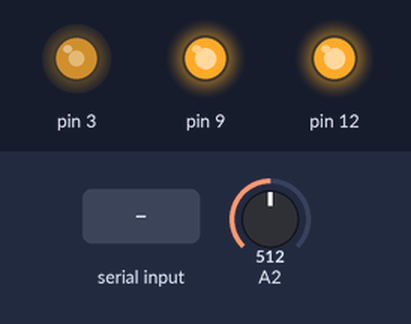
This sketch was run on a simulated Arduino Uno, built with avr-gcc and run on an emulated ATmega328P. On the bench: output pins drawn as LEDs (lit = HIGH). The inputs (shaded band) are chosen by the test bench; at power-on: A2 = 512.

Above: at 1.2 s.
1.3 s: "0;" received over Serial
At 2.4 s:
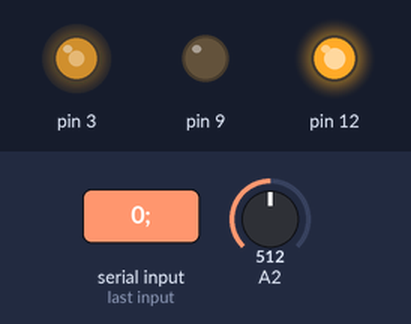
2.8 s: A2 set to 0
At 3.5 s:
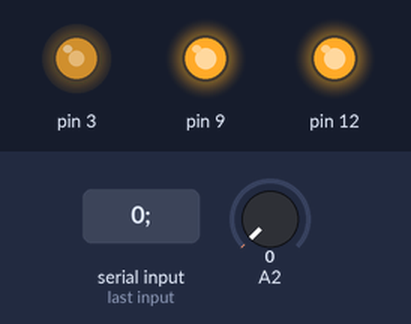
4.3 s: "1;" received over Serial
At 4.7 s:
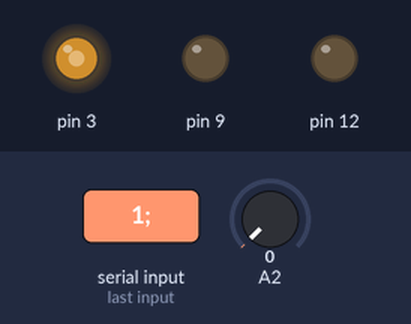
5.8 s: A2 set to 122
At 7.0 s:
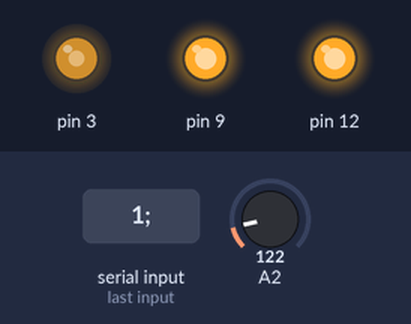
Timing chart, 0 to 8.3 s (numbered marks = the images above; inputs shaded):
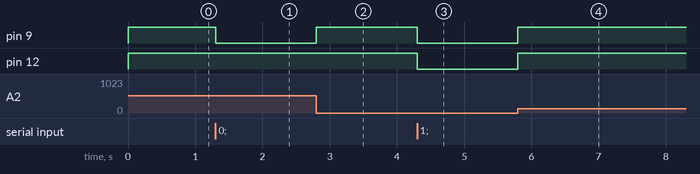

Measured:
- after the input at 1.3 s, pin 9: HIGH → LOW at once
- after the input at 2.8 s, pin 9: LOW → HIGH at once
- after the input at 4.3 s, pin 9, pin 12: HIGH → LOW at once
- after the input at 5.8 s, pin 9, pin 12: LOW → HIGH at once

The sketch:

Unity_test.ino
```cpp
#define SPEED 150

int slide;
int moving;
int flag;

void setup() {
  Serial.begin(9600);
  // モーターAの制御用ピン設定
  pinMode(12, OUTPUT); // 回転方向 (HIGH/LOW)
  pinMode(9, OUTPUT); // ブレーキ (HIGH/LOW)
  pinMode(3, OUTPUT); // PWMによるスピード制御 (0-255)

  digitalWrite(12, HIGH);
  digitalWrite(9, HIGH);
  analogWrite(3, SPEED);

  moving = 0;
  flag = 0;
}

void loop() {
  // put your main code here, to run repeatedly:
  //int vr = analogRead(A2); //A2にボリューム部の2ピンを接続。1=5V,0=GND

  if ( Serial.available() ) {
    /*
    char str = Serial.read();
    slide = (int)str - (int)'0';

    //int slide = Serial.read();

    slide = 1024 - slide * 8;
*/
    //key_move(str);

    String str = Serial.readStringUntil(';');
    slide = str.toInt();
    //Serial.println(num);

    slide_device();
  }
  /*
  if(vr > slide){
    // モーターA: 正転
    digitalWrite(12, HIGH);
    digitalWrite(9, LOW);
    while(vr > slide){
      analogWrite(3, SPEED);
      vr = analogRead(A2);
    }
    digitalWrite(12, HIGH);
    digitalWrite(9, HIGH);
  }else if(vr < slide){
    // モーターA: 逆転
    digitalWrite(12, LOW);
    digitalWrite(9, LOW);
   while(vr < slide){
      analogWrite(3, SPEED);
      vr = analogRead(A2);
    }
    digitalWrite(12, HIGH);
    digitalWrite(9, HIGH);
  }else{
    digitalWrite(12, HIGH);
    digitalWrite(9, HIGH);
  }
  analogWrite(3, SPEED);
  delay(10);
  */
}

void slide_device(){
  int vr = analogRead(A2); //A2にボリューム部の2ピンを接続。1=5V,0=GND

  if(vr > slide){
    // モーターA: 正転
    digitalWrite(12, HIGH);
    digitalWrite(9, LOW);
    while(vr > slide){
      analogWrite(3, SPEED);
      vr = analogRead(A2);
    }
    digitalWrite(12, HIGH);
    digitalWrite(9, HIGH);
  }else if(vr < slide){
    // モーターA: 逆転
    digitalWrite(12, LOW);
    digitalWrite(9, LOW);
   while(vr < slide){
      analogWrite(3, SPEED);
      vr = analogRead(A2);
    }
    digitalWrite(12, HIGH);
    digitalWrite(9, HIGH);
  }else{
    digitalWrite(12, HIGH);
    digitalWrite(9, HIGH);
  }
  analogWrite(3, SPEED);
  delay(10);
}

void key_move(char mode){
  int vr = analogRead(A2); //A2にボリューム部の2ピンを接続。1=5V,0=GND

  switch (mode) {
    case '0' :
      digitalWrite(12, HIGH);
      digitalWrite(9, LOW);
      while(vr > 0){
        analogWrite(3, SPEED);
        vr = analogRead(A2);
      }
      digitalWrite(12, HIGH);
      digitalWrite(9, HIGH);
      analogWrite(3, SPEED);
      break;
    case '1' :
      digitalWrite(12, LOW);
      digitalWrite(9, LOW);
      while(vr < 512){
        analogWrite(3, SPEED);
        vr = analogRead(A2);
      }
      digitalWrite(12, HIGH);
      digitalWrite(9, HIGH);
      analogWrite(3, SPEED);
      break;
    case '2' :
      digitalWrite(12, HIGH);
      digitalWrite(9, HIGH);
      break;
  }

  delay(10);
}
```
